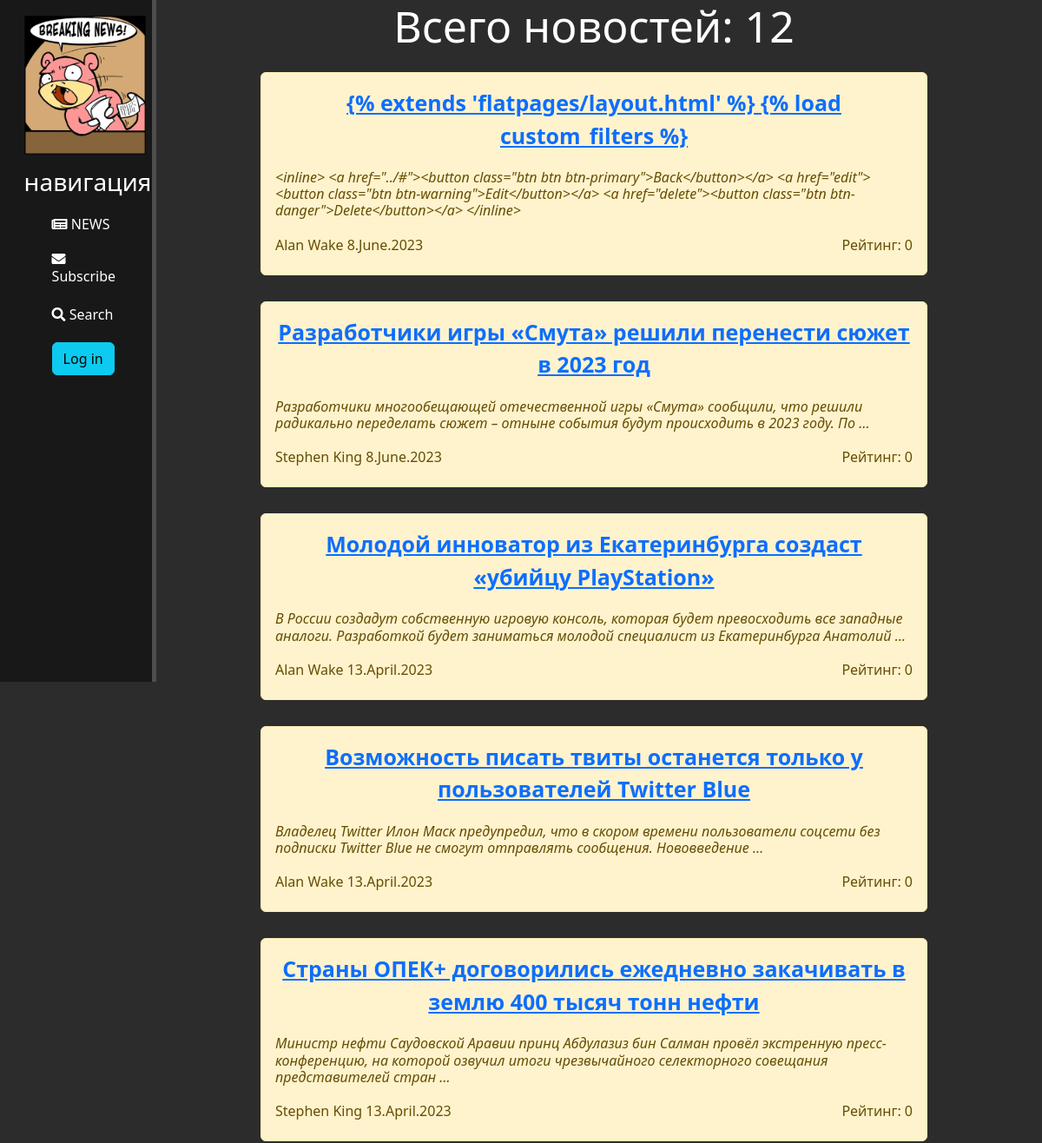
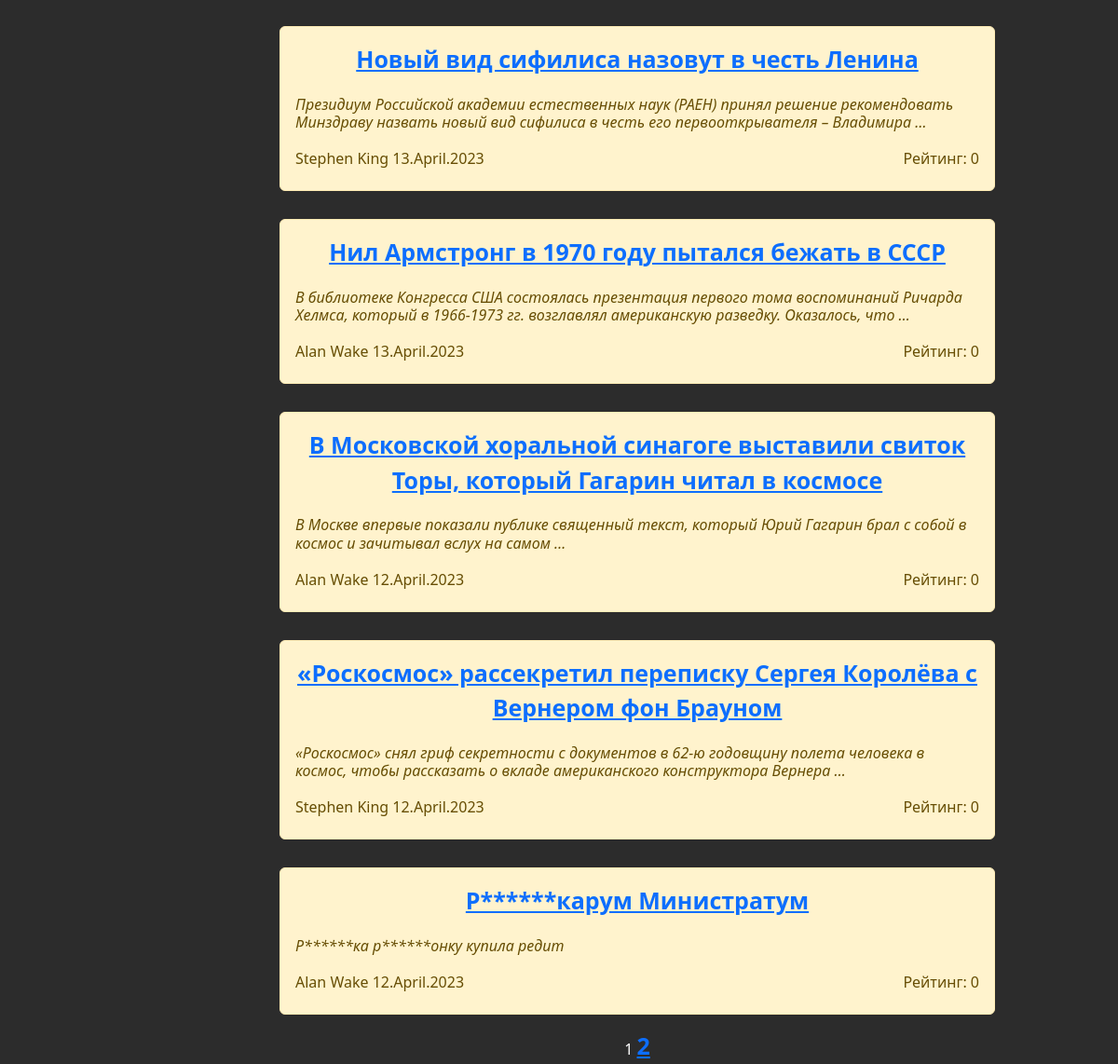
The app's page /posts/, older data (2 pictures, top to bottom).
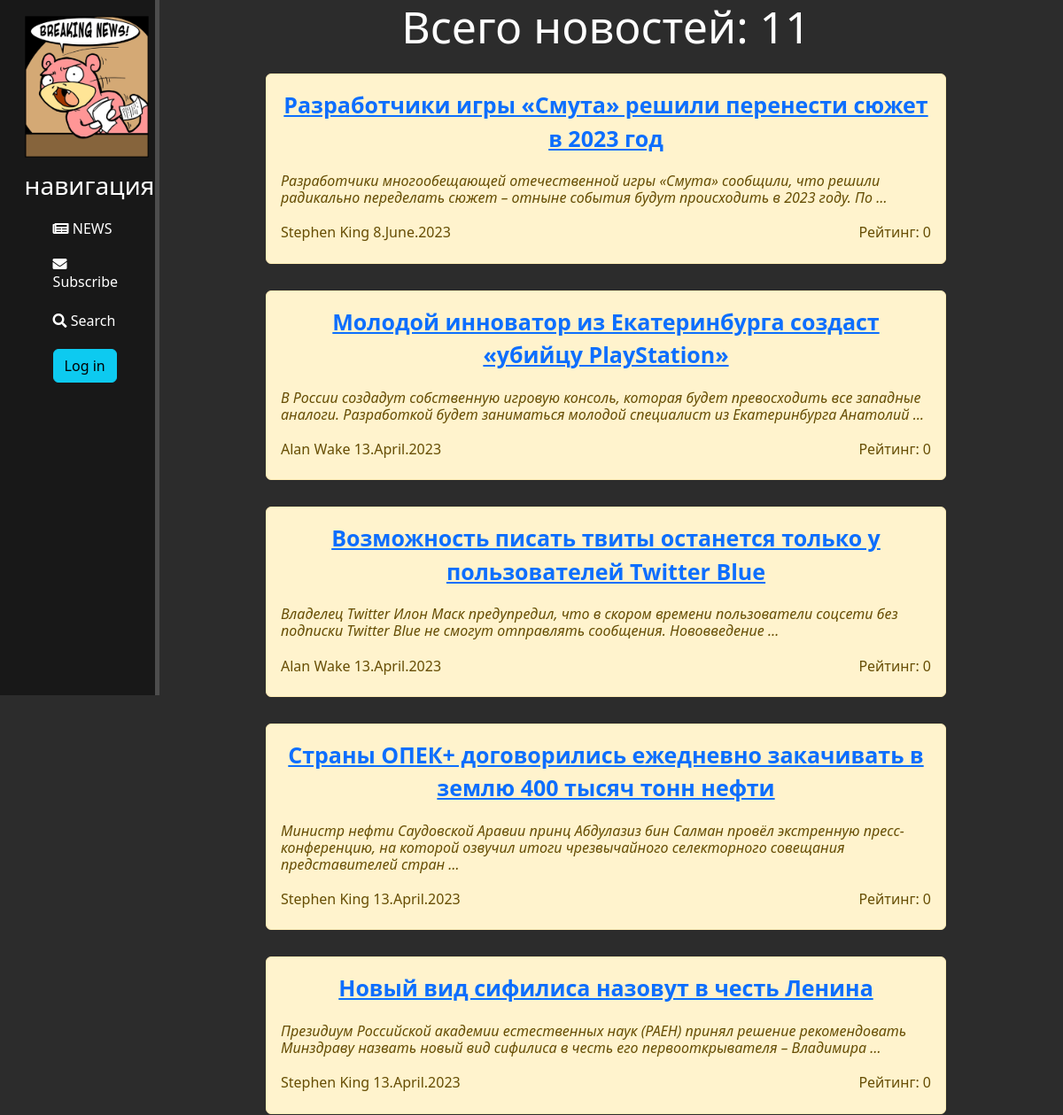
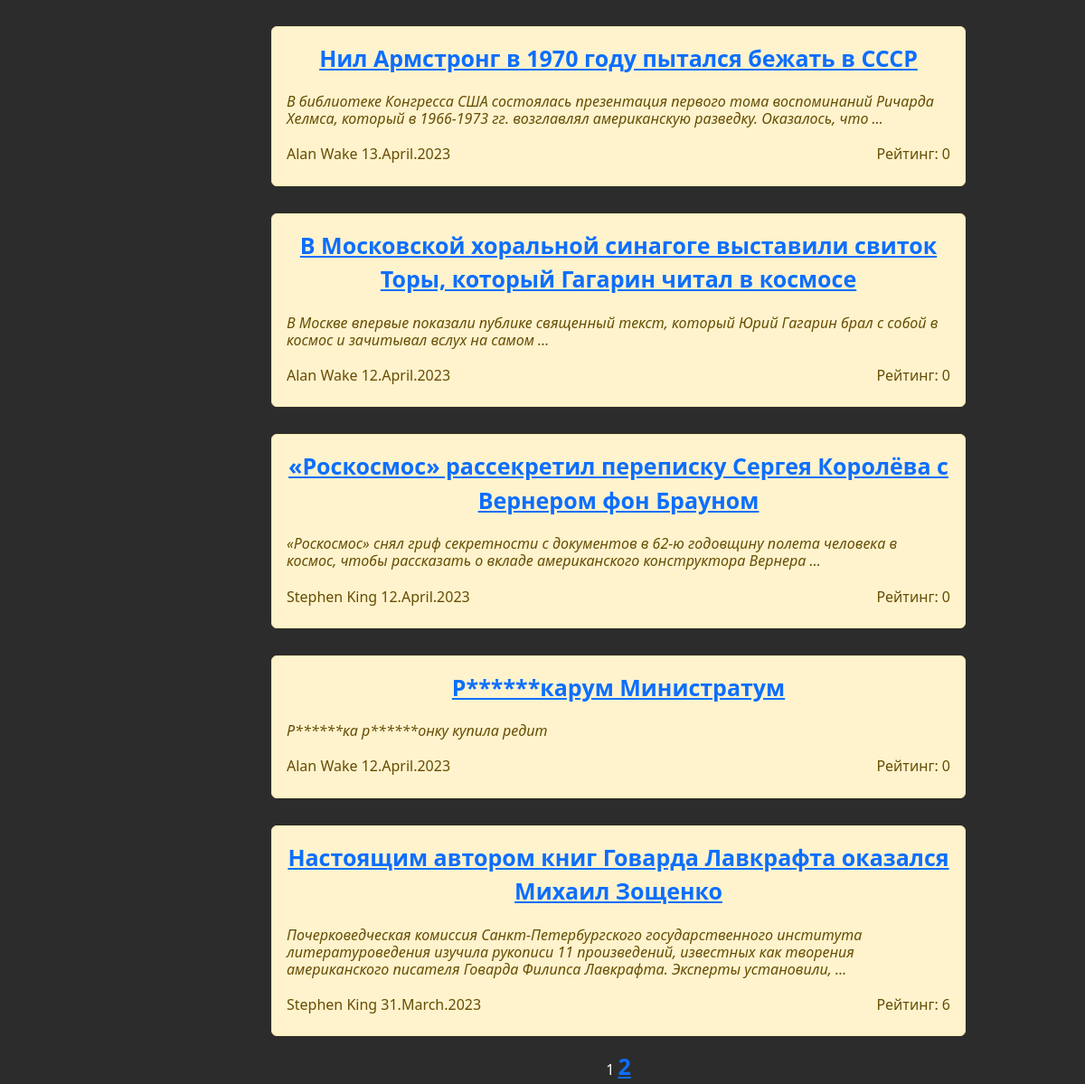
The same page, newer data (2 pictures, top to bottom).
### news/models.py (models this page shows, shortened)
class Post(models.Model):
    ar = 'Article'
    nw = 'News'
    post_types = [
        (ar, 'Article'),
        (nw, 'News')
    ]
    post_type = models.CharField(max_length=7, choices=post_types, default=nw)
    t_creation = models.DateTimeField(auto_now_add=True)
    title = models.CharField(max_length=255)
    content = models.TextField()
    rating = models.IntegerField(default=0, db_column='rating')
    author = models.ForeignKey('Author', on_delete=models.CASCADE, related_name='post')
    category = models.ManyToManyField('Category', blank=True, through='PostCategory', verbose_name='Категории')  # Связь многие к многим

class Author(models.Model):
    full_name = models.CharField(max_length=100)
    rating = models.IntegerField(default=0) # значение вычисляется в update_rating
    user = models.ForeignKey('auth.User', on_delete=models.CASCADE) # связь с методом User один к одному
    def update_rating(self):
        r_comments_by_author = Comment.objects.filter(user_id=self.user.id).aggregate(models.Sum('rating'))['rating__sum'] # new variant
        r_posts = Post.objects.filter(author_id=self).aggregate(models.Sum('rating')) #суммарный рейтинг за посты
        post_ids = Post.objects.filter(author_id=self).values_list('id', flat=True) #(flat=True) чтобы получить одним списком id всех постов этого автора
        r_comments_to_author_posts = Comment.objects.filter(post_id__in=post_ids).aggregate(models.Sum('rating'))['rating__sum']
        print(r_posts, r_posts['rating__sum'], r_comments_by_author, r_comments_to_author_posts)
        self.rating = (int(r_posts['rating__sum']) * 3) + int(r_comments_by_author) + int(r_comments_to_author_posts)
        print(self.rating)
        self.save()
    def __str__(self):
        return self.full_name

### news/views.py (the view)
# urls.py: path('posts/', include('news.urls')),  # < Подключаем представления сначала в news\urls.py находим  PostsList.as_view, => views.py template_name = 'posts.html'
class PostsList(ListView):
    model = Post # Указываем модель, объекты которой мы будем выводить
    ordering = '-t_creation' # Заметка. Тут надо добавить сортировку по времени
    template_name = 'posts.html'  # Указываем имя шаблона, с инструкциями по отображению объектов модели
    context_object_name = 'posts'  # Это имя списка где лежат все объекты. К нему обращаемся в html-шаблоне.
    paginate_by = 10
    def get_queryset(self):
        queryset = super().get_queryset()  # Получаем обычный запрос
        self.filterset = PostFilter(self.request.GET, queryset)  # Используем наш класс фильтрации. self.request.GET содержит объект QueryDict,
        return self.filterset.qs  # Возвращаем из функции отфильтрованный список постов
    def get_context_data(self, **kwargs):  # Метод get_context_data позволяет нам изменить набор данных, который будет передан в шаблон.
        context = super().get_context_data(**kwargs)
        context['filterset'] = self.filterset  # Добавляем в контекст объект фильтрации.
        context['post_count'] = Post.objects.count()
        return context

### news/templatetags/custom_filters.py (called while the page is built)
@register.filter()  # фильтр для цензуры
def censor(value):
   for word in bad_words:
      if word.lower() in value.lower():
         value = value.replace(word[1:-2], '*' * (len(word)-1))
   return value

### news/templatetags/custom_tags.py (called while the page is built)
@register.simple_tag(takes_context=True)
def url_replace(context, **kwargs):
   d = context['request'].GET.copy()
   for k, v in kwargs.items():
       d[k] = v
   return d.urlencode()

### templates/Posts.html (shortened to what this page needs)
{% extends 'flatpages/layout.html' %}
{% load custom_filters %}
{% load custom_tags %}
{% block content %}
    <div class="features">
       {% if posts %}
            <h1>Всего новостей: {{ post_count }}</h1>
           {% for post in posts %}
            <div class="alert alert-warning">
               <a href="{% url 'post_full' pk=post.pk %}">{{post.title|censor}}</a>
               <h6 style="text-align: left; font-style: italic;">{{post.content|truncatewords:20|censor}}</h6>
                <div style="display: flex; justify-content: space-between; align-items: center;">
                   <h6>{{post.author}} {{post.t_creation|date:"j.F.Y" }}</h6>
                    <h6>Рейтинг: {{post.rating}}</h6>
                </div>
            </div>
           {% endfor %}
       {% else %}
           <h2>Конец истории</h2>
       {% endif %}
       {{ page_obj.number }}
       {% if page_obj.has_next %}
           <a href="?{% url_replace page=page_obj.next_page_number %}">{{ page_obj.next_page_number }}</a>
       {% endif %}
    </div>
{% endblock content %}

### templates/flatpages/layout.html (shortened to what this page needs)
{% load static %}
{% load custom_filters %}
<html lang="en" xmlns="http://www.w3.org/1999/html">
<head>
    <link rel="stylesheet" href="https://cdn.jsdelivr.net/npm/bootstrap@5.2.3/dist/css/bootstrap.min.css">
    <link rel="stylesheet" href="{% static '/css/main.css' %}">
    <link rel="stylesheet" href="https://use.fontawesome.com/releases/v5.8.2/css/all.css">
</head>
<body>
    <aside>
        <img src="{% static 'assets/logo.png' %}" alt="Иллюстрация">
        <h3>навигация</h3>
            <ul>
                <li><a href="{% url 'home' %}"><i class="fas fa-newspaper"></i> NEWS</a></li>
                <li><a href="{% url 'subscribe' %}"><i class="fas fa-envelope"></i> Subscribe</a></li>
                <li><a href="{% url 'search' %}"><i class="fa fa-search"></i> Search</a></li>
                {% if user.is_authenticated %}
                <li><a href="{% url 'create' %}"><button class="btn btn-info"><i class="fas fa-plus-circle"></i> Add news </button></a></li>
                    {% if not request.user|has_group:"authors"  %}
                         <li><a href="upgrade/">Стать автором</a></li>
                    {% endif %}
                    {% else %}
                    <li><a href="{% url 'login' %}"><button class="btn btn-info"> Log in </button></a></li>
                {% endif %}
            </ul>
    </aside>
    <main>
      {% block content %}
      {% endblock %}
    </main>
</body>
</html>

### static/css/main.css (style rules this page uses)
body { background: #2c2c2c; }
aside { position: fixed; margin-top: -15px; float: left; background: #181818; width: 15%; padding: 2.3%; height: 100vh; color: white; border-right: 5px solid #4d4d4d; }
aside img { width: 140px; float: center; margin-top: 5px; }
aside h3 { margin-top: 15px; }
aside ul { list-style: none !important; }
aside a { display: block; text-decoration: none; color: white; margin-top: 20px; transition: all .7s ease; }
.features { ; float: right; margin-left: 17%; color: white; text-align: center; width: 80%; float: left; }
.features h1 { font-size: 50px; }
.features a { font-size: 25px; font-weight: bold; }
.alert-warning { float: left; clear: both; width: 80%; margin: 15px 10%; text-align: center; }

Row changes from the older to the newer data that the page shows:
removed Post: title|censor "{% extends 'flatpages/layout.html' %} {% load custom_filters %}", content|censor "<inline> <a href=\"../#\"><button class=\"btn btn btn-primary\">Back</button></a> <a href=\"edit\"><button class=\"btn btn-warning\">Edit</button></a> <a href=\"delete\"><button class=\"btn btn-danger\">Delete</button></a> </inline>", author "Alan Wake", t_creation "8.June.2023", rating "0"
now on this page (row unchanged): Post: title|censor "Настоящим автором книг Говарда Лавкрафта оказался Михаил Зощенко", content|censor "Почерковедческая комиссия Санкт-Петербургского государственного института литературоведения изучила рукописи 11 произведений, известных как творения американского писателя Говарда Филипса Лавкрафта. Эксперты установили, …", author "Stephen King", t_creation "31.March.2023", rating "6"
